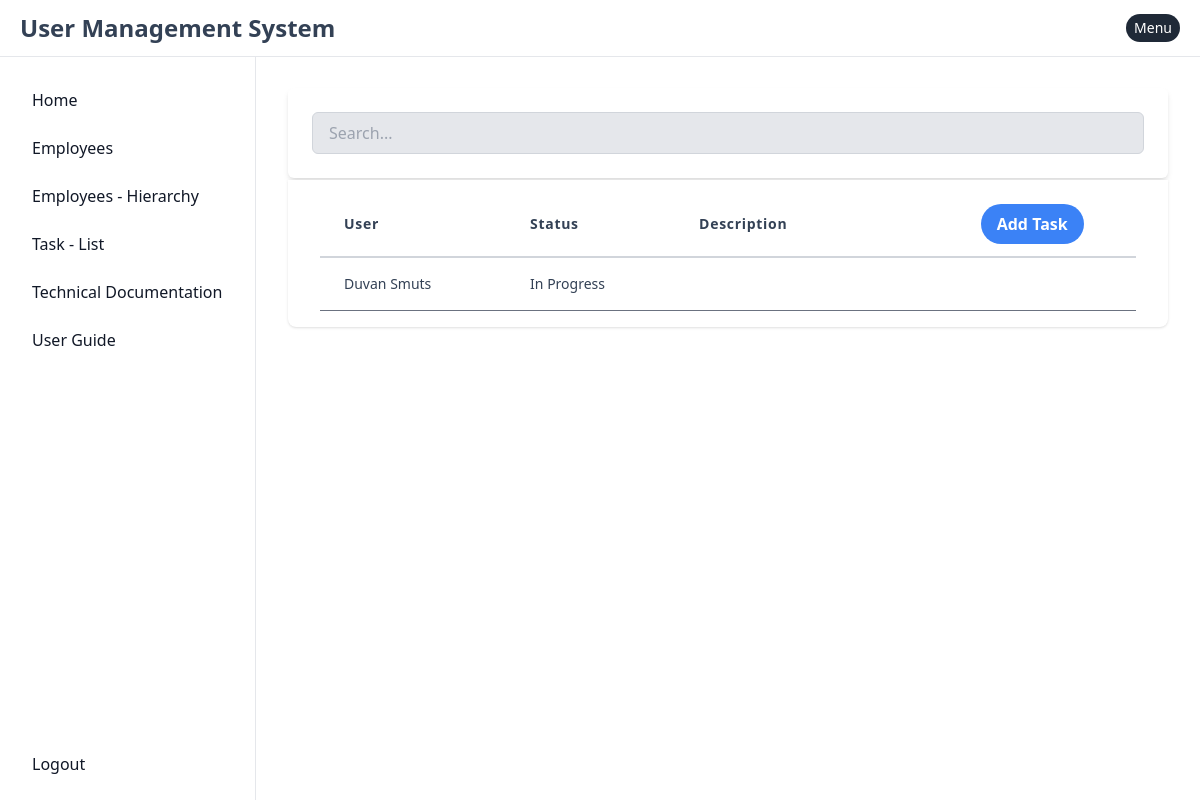
The app's page /user_tasks/list/ (signed in) with its own data.
### apps/admin/user_tasks/models.py (models this page shows, shortened)
class UserTask(AuditFields):
    STATUS_CHOICES = (
        (1, 'Pending'),
        (2, 'In Progress'),
        (3, 'Completed'),
    )
    user        = models.ForeignKey(User, on_delete=models.CASCADE)
    status      = models.IntegerField(choices=STATUS_CHOICES, default='Pending')
    description = models.TextField(max_length=300, blank=True, null=True)

### apps/admin/user/models.py (models this page shows, shortened)
class User(AuditFields, AbstractBaseUser, PermissionsMixin):
    reporting_line_manager = models.ForeignKey('self', on_delete=models.SET_NULL, null=True, blank=True, related_name='reports_to')
    email                  = models.EmailField(unique=True)
    first_name             = models.CharField(max_length=30, blank=True)
    last_name              = models.CharField(max_length=30, blank=True)
    contact_number         = models.CharField(max_length=30, blank=True)
    employee_number        = models.CharField(max_length=30, blank=True)
    hashed_email_gravatar  = models.CharField(max_length=250, blank=True)
    position               = models.IntegerField(choices=POSITION_CHOICES, blank=True, null=True)
    birth_date             = models.DateField(null=True, blank=True)
    is_active              = models.BooleanField(default=True)
    is_staff               = models.BooleanField(default=False)
    is_admin               = models.BooleanField(default=False)
    salary                 = models.DecimalField(verbose_name='Salary', default=0, max_digits=9, decimal_places=2)
    description            = models.TextField(max_length=300, blank=True, null=True)
    objects = UserManager()
    USERNAME_FIELD  = 'email'
    REQUIRED_FIELDS = []

### apps/system/user_tasks/list/views.py (the view)
# urls.py: path('list/',                 UserListView.as_view(),   name='list'),
class UserListView(LoginRequiredMixin, View):
    def get(self, request, *args, **kwargs):
        user_tasks = UserTask.objects.all()
        return render(
            self.request,
            template_name = 'system/user_tasks/list/task_list.html',
            context       = {
                'user_tasks'     : user_tasks,
                'logged_in_user' : self.request.user.id,
                'admin_user'     : self.request.user.is_admin
            }
        )

### templates/system/user_tasks/list/task_list.html (shortened to what this page needs)
{% extends 'base.html' %}
{% block content %}
<div class="mx-auto bg-white p-6 rounded-md shadow-md mb-0.5">
    <input id="searchInput" type="text"
        class="w-full px-4 py-2 bg-gray-200 focus:bg-white border border-gray-300 rounded-md outline-none"
        placeholder="Search...">
</div>
<div class="-my-2 py-2 overflow-x-auto sm:-mx-6 sm:px-6 lg:-mx-8 pr-10 lg:px-8">
    <div class="align-middle inline-block min-w-full shadow overflow-hidden bg-white shadow-dashboard px-8 pt-3 rounded-bl-lg rounded-br-lg">
        <table class="table min-w-full" id="employee_list_table">
            <thead>
                <tr>
                    <th class="px-6 py-3 border-b-2 border-gray-300 text-left text-sm leading-4 tracking-wider hover:bg-gray-100 cursor-pointer">User</th>
                    <th class="px-6 py-3 border-b-2 border-gray-300 text-left text-sm leading-4 tracking-wider hover:bg-gray-100 cursor-pointer">Status</th>
                    <th class="px-6 py-3 border-b-2 border-gray-300 text-left text-sm leading-4 tracking-wider hover:bg-gray-100 cursor-pointer">Description</th>
                    <th class="px-6 py-3 border-b-2 border-gray-300 text-left text-sm leading-4 tracking-wider hover:bg-gray-100 cursor-pointer"></th>
                    <th class="px-6 py-3 border-b-2 border-gray-300">
                        <button class="bg-blue-500 hover:bg-blue-700 text-white font-bold py-2 px-4 rounded-full"
                                hx-get    = "{% url 'user_tasks:create' %}"
                                hx-target = "#modalContent"
                        >
                          Add Task
                        </button>
                    </th>
                </tr>
            </thead>
            <tbody class="bg-white">
                {% for user_task in user_tasks %}
                    <tr>
                        <td class="px-6 py-4 whitespace-no-wrap border-b border-gray-500">
                            <div class="text-sm leading-5">{{ user_task.user.first_name }} {{ user_task.user.last_name }}</div>
                        </td>
                        <td class="px-6 py-4 whitespace-no-wrap border-b border-gray-500 text-sm leading-5">{{ user_task.get_status_display }}</td>
                        <td class="px-6 py-4 whitespace-no-wrap border-b border-gray-500 text-sm leading-5">{{ user_task.description }}</td>
                        {% if user_task.user.id == logged_in_user or admin_user %}
                            <td class="px-6 py-4 whitespace-no-wrap text-right border-b border-gray-500 text-sm leading-5">
                                <button hx-get    = "{% url 'user_tasks:update' user_task.id %}"
                                        hx-target = "#modalContent"
                                        class="px-5 py-2 border-blue-500 border rounded transition duration-300 hover:bg-blue-700 hover:text-white focus:outline-none">Edit</button>
                            </td>
                        {% else %}
                            <td class="px-6 py-4 whitespace-no-wrap text-right border-b border-gray-500 text-sm leading-5"></td>
                        {%  endif %}
                        {% if user_task.user.id == logged_in_user or admin_user %}
                            <td class="px-6 py-4 whitespace-no-wrap text-right border-b border-gray-500 text-sm leading-5">
                                <button hx-get    = "{% url 'user_tasks:delete' user_task.id %}"
                                        hx-target = "#modalContent"
                                        class="px-5 py-2 border-red-500 border rounded transition duration-300 hover:bg-red-700 hover:text-white focus:outline-none">Delete</button>
                            </td>
                        {% else %}
                            <td class="px-6 py-4 whitespace-no-wrap text-right border-b border-gray-500 text-sm leading-5"></td>
                        {%  endif %}
                    </tr>
                {% endfor %}
            </tbody>
        </table>
    </div>
</div>
{% endblock content %}

### records on screen
UserTask: user.first_name "Duvan", user.last_name "Smuts", status "In Progress"
